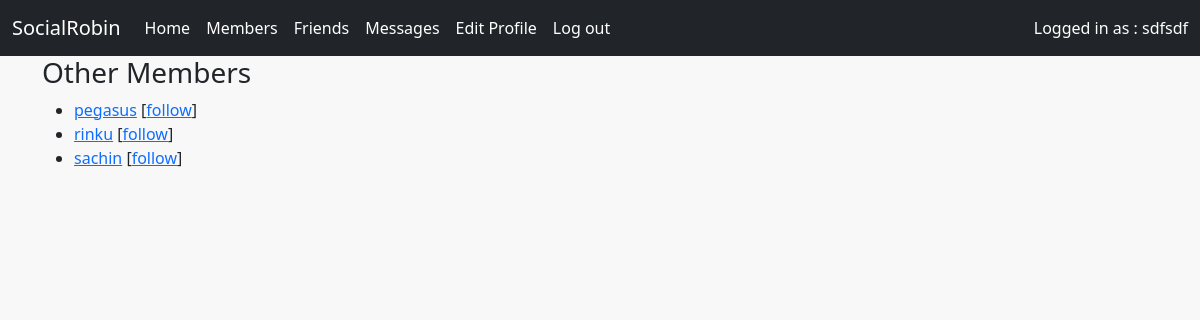
Screenshot of /members.php (signed in) with the database file from the repository.
### tables this page shows
CREATE TABLE `members` (
  `user` varchar(16) DEFAULT NULL,
  `pass` varchar(16) DEFAULT NULL
);

### public_html/functions.php (called while the page is built, shortened)
<?php
    $dbhost = 'localhost';
    $dbname = 'internship';
    $dbuser = 'root';
    $dbpass = '';
    $connection = new mysqli($dbhost,$dbuser,$dbpass,$dbname);
    function queryMysql($query) {
        global $connection;
        $result = $connection->query($query);
        return $result;
    }
?>

### public_html/members.php (the view, shortened to what this page needs)
<?php
    require_once 'header.php';
    $result = queryMysql("SELECT user FROM members ORDER BY user");
    $num = $result->num_rows;
    echo "<h3>Other Members</h3><ul>";
    for ($j = 0 ; $j < $num ; ++$j) {
        $row = $result->fetch_array(MYSQLI_ASSOC);
        if ($row['user'] == $user)
            continue;
        echo "<li><a data-transition='slide' href='members.php?view=" .
        $row['user'] . "'>" . $row['user'] . "</a>";
        $follow = "follow";
        $result1 = queryMysql("SELECT * FROM friends WHERE
        user='" . $row['user'] . "' AND friend='$user'");
        $t1 = $result1->num_rows;
        $result1 = queryMysql("SELECT * FROM friends WHERE
        user='$user' AND friend='" . $row['user'] . "'");
        if (!$t1)
            echo " [<a data-transition='slide' href='members.php?add=" . $row['user'] . "'>$follow</a>]";
        else
            echo " [<a data-transition='slide' href='members.php?remove=" . $row['user'] . "'>drop</a>]";
    }
?>
 </ul></div>
 </body>
</html>

### public_html/style.css (style rules this page uses)
:root { --footerheight: 70px; }
html { height: 100%; }
body { height: 100%; }

### rows the page displays
members: user "pegasus", follow "follow"
members: user "rinku", follow "follow"
members: user "sachin", follow "follow"

### other values shown
$userstr "Logged in as : sdfsdf"
